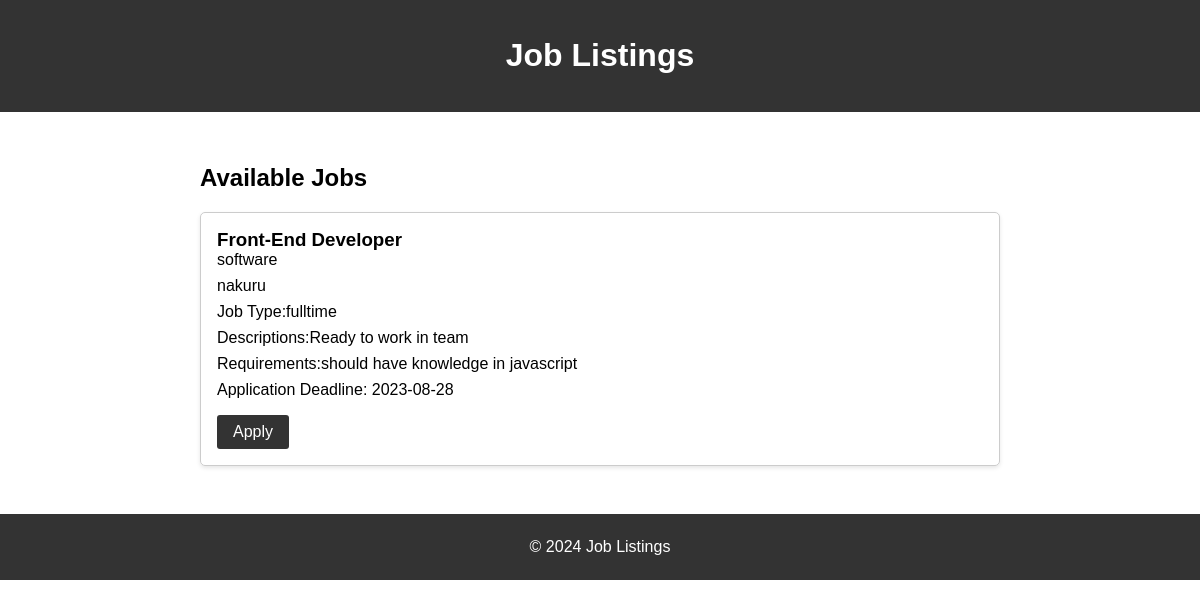
The page /candidate_applications.php on the database its author committed.
### tables this page shows
CREATE TABLE `jobpostings` (
  `id` int(11) NOT NULL,
  `job_title` varchar(255) NOT NULL,
  `company_name` varchar(255) NOT NULL,
  `location` varchar(255) NOT NULL,
  `job_type` varchar(50) NOT NULL,
  `description` text NOT NULL,
  `requirements` text DEFAULT NULL,
  `application_deadline` date NOT NULL
);

### candidate_applications.php (the view, shortened to what this page needs)
<?php
$servername = "localhost";
$username = "root";
$password = "";
$dbname = "system";
$conn = new mysqli($servername, $username, $password, $dbname);
$sql = "SELECT * FROM jobpostings";
$result = $conn->query($sql);
?>
<!DOCTYPE html>
<html lang="en">
<head>
</head>
<body>
    <header>
        <h1>Job Listings</h1>
    </header>
    <main>
        <section id="job-listings">
            <h2>Available Jobs</h2>
            <?php
            if ($result->num_rows > 0) {
                while ($row = $result->fetch_assoc()) {
                    echo '<div class="job-listing">';
                    echo '<h3>' . $row["job_title"] . '</h3>';
                    echo '<pCompany Name>' . $row["company_name"] . '</p>';
                    echo '<pLocation:>' . $row["location"] . '</p>';
                    echo '<p>Job Type:' . $row["job_type"] . '</p>';
                    echo '<p>Descriptions:' . $row["description"] . '</p>';
                    echo '<p>Requirements:'  . $row["requirements"] . '</p>';
                    echo '<p>Application Deadline: ' . $row["application_deadline"] . '</p>';
                    echo '<a href="apply.php?id=' . $row["id"] . '">Apply</a>';
                    echo '</div>';
                }
            } else {
                echo '<p>No job listings available.</p>';
            }
            ?>
        </section>
    </main>
    <footer>
        <p>&copy; <?php echo date("Y"); ?> Job Listings</p>
    </footer>
</body>
</html>

### candidate_applications.php (style rules this page uses)
body { font-family: Arial, sans-serif; margin: 0; padding: 0; }
header { background-color: #333; color: #fff; text-align: center; padding: 1rem; }
main { padding: 2rem; }
#job-listings { max-width: 800px; margin: 0 auto; }
.job-listing { border: 1px solid #ccc; padding: 1rem; margin-bottom: 1rem; border-radius: 5px; box-shadow: 0px 2px 4px rgba(0, 0, 0, 0.1); }
.job-listing h3 { margin: 0; }
.job-listing p { margin: 0.5rem 0; }
.job-listing a { display: inline-block; background-color: #333; color: #fff; padding: 0.5rem 1rem; text-decoration: none; border-radius: 3px; margin-top: 0.5rem; }
footer { text-align: center; background-color: #333; color: #fff; padding: 0.5rem; }

### rows shown on the page
jobpostings: job_title "Front-End Developer", company_name "software", location "nakuru", job_type "fulltime", description "Ready to work in team", requirements "should have knowledge in javascript", application_deadline "2023-08-28"
